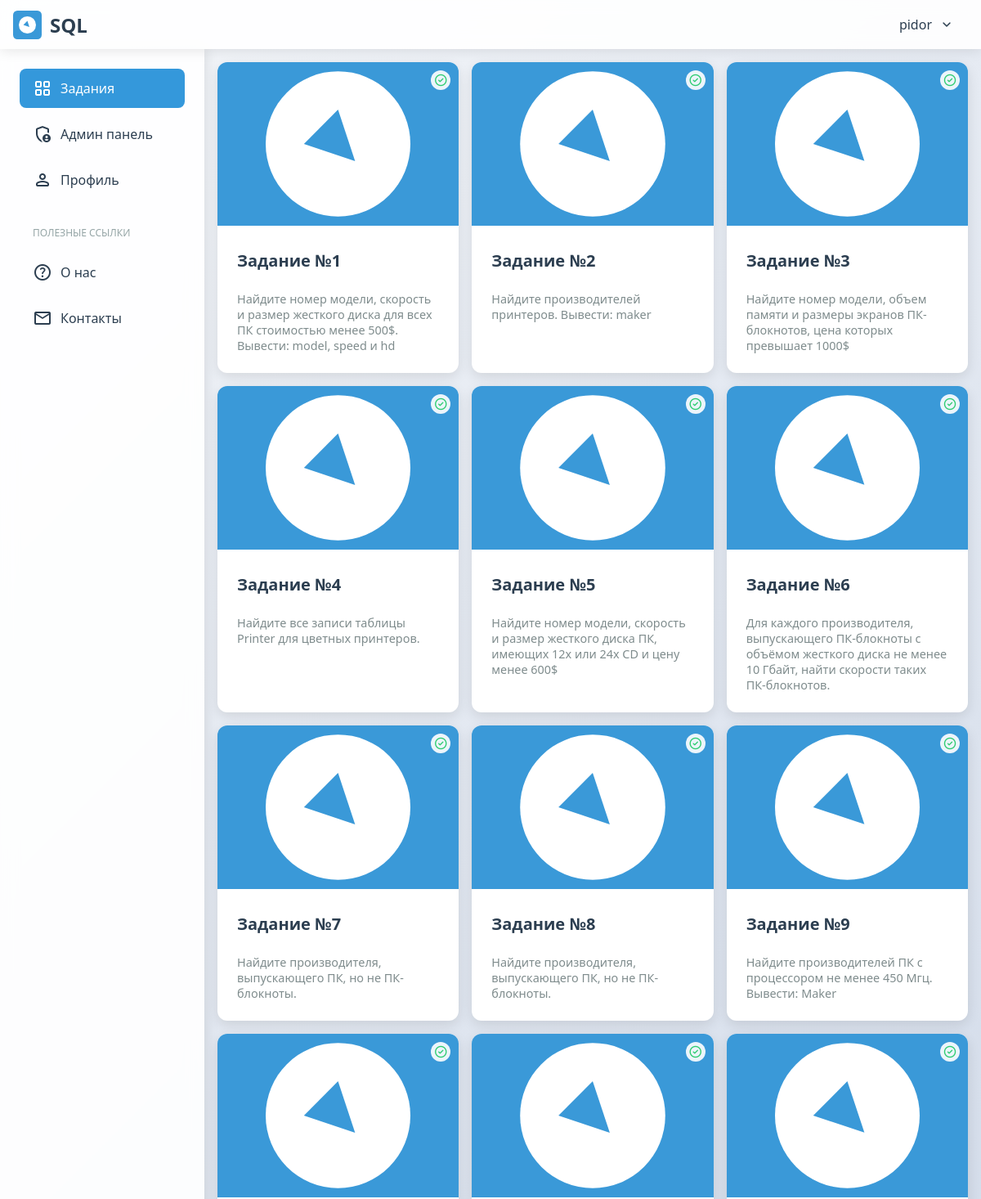
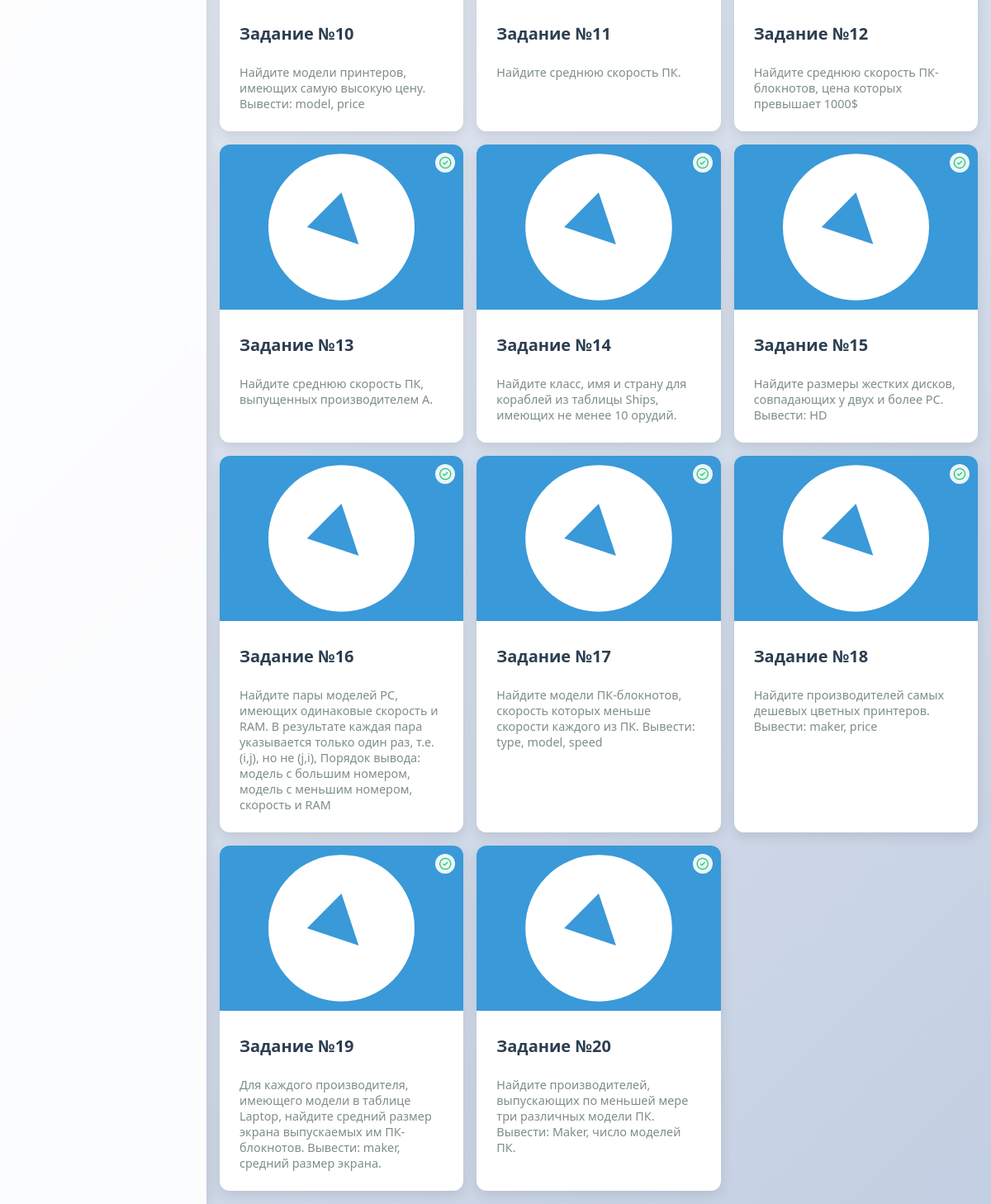
/ (signed in), run on the app's committed database (2 pictures, top to bottom).
### tables this page shows
CREATE TABLE `user_tasks` (
  `ID` int(11) NOT NULL,
  `user_id` int(11) NOT NULL,
  `task_id` int(11) NOT NULL,
  `is_solved` tinyint(1) DEFAULT 0,
  `solution` text DEFAULT NULL,
  `solved_at` timestamp NULL DEFAULT NULL
);

CREATE TABLE `tasks` (
  `ID_Task` int(11) NOT NULL,
  `ID_Desc` int(11) DEFAULT NULL,
  `Name` varchar(255) NOT NULL,
  `Solve` varchar(8000) DEFAULT '0',
  `img_task` varchar(100) NOT NULL DEFAULT 'assets/img/card.jpg'
);

### index.php (the view, shortened to what this page needs)
<?php
include("/xampp/htdocs/SQL/config/database.php");
$user_role = null;
if (isset($_SESSION['user_id'])) {
    $user_id = $_SESSION['user_id'];
    $role_query = "SELECT ID_Role FROM users WHERE ID_User = ?";
    $stmt = $conn->prepare($role_query);
    $stmt->bind_param("i", $user_id);
    $stmt->execute();
    $result = $stmt->get_result();
    if ($row = $result->fetch_assoc()) {
        $user_role = $row['ID_Role'];
    }
}
?>
<!DOCTYPE html>
<html lang="ru">
<head>
</head>
<body>
    <header class="header">
        <div style="display: flex; align-items: center;">
            <a href="index.php" class="logo">
        <img src="assets/img/logo.svg" alt="">
                <span>SQL</span>
            </a>
        </div>
        <div class="nav-profile">
            <span class="username"><?php echo htmlspecialchars($_SESSION['username'] ?? 'Гость'); ?></span>
        </div>
    </header>
    <aside class="sidebar">
        <ul class="sidebar-nav">
            <li class="nav-item">
                <a href="index.php" class="active">
                    <span class="material-symbols-rounded">grid_view</span>
                    Задания
                </a>
            </li>
            <?php if ($user_role == 1): ?>
            <li class="nav-item">
                <a href="admin-panel.php">
                    <span class="material-symbols-rounded">admin_panel_settings</span>
                    Админ панель
                </a>
            </li>
            <li class="nav-item">
                <a href="users-profile.php">
                    <span class="material-symbols-rounded">person</span>
                    Профиль
                </a>
            </li>
            <?php endif; ?>
            <li class="nav-heading">ПОЛЕЗНЫЕ ССЫЛКИ</li>
            <li class="nav-item">
                <a href="pages-faq.html">
                    <span class="material-symbols-rounded">help</span>
                    О нас
              </a>
            </li>
            <li class="nav-item">
                <a href="pages-contact.html">
                    <span class="material-symbols-rounded">mail</span>
                    Контакты
                </a>
            </li>
      </ul>
    </aside>
    <main class="main">
        <div class="kartochki">
          <?php
          $con = mysqli_connect("localhost", "root", "", "general");
          mysqli_set_charset($con, 'utf8');
          $user_id = $_SESSION['user_id'];
          $carts_query = "
              SELECT t.*, ut.is_solved
              FROM tasks t
              LEFT JOIN user_tasks ut ON t.ID_Task = ut.task_id AND ut.user_id = '$user_id'
          ";
          $carts_result = mysqli_query($con, $carts_query) or die(mysqli_error($con));
          while ($carts_object = mysqli_fetch_object($carts_result)) {
          ?>
            <div class="card">
              <?php if ($carts_object->is_solved): ?>
                <div class="task-status">
                  <span class="material-symbols-rounded">check_circle</span>
                </div>
              <?php endif; ?>
              <a href="task.php?id=<?php echo $carts_object->ID_Task; ?>" class="karton">
                <img src="<?php echo $carts_object->img_task; ?>" class="card-img-top" alt="...">
                <div class="card-body">
                  <h5 class="card-title">Задание №<?php echo $carts_object->ID_Task; ?></h5>
                  <p class="card-text"><?php echo $carts_object->Name; ?></p>
                </div>
              </a>
            </div>
          <?php
          }
          ?>
        </div>
    </main>
</body>
</html>

### index.php (style rules this page uses)
* { margin: 0; padding: 0; box-sizing: border-box; font-family: 'Segoe UI', Tahoma, Geneva, Verdana, sans-serif; }
body { min-height: 100vh; background: linear-gradient(135deg, #f5f7fa 0%, #c3cfe2 100%); }
.header { position: fixed; top: 0; left: 0; right: 0; height: 60px; background: rgba(255, 255, 255, 0.9); backdrop-filter: blur(10px); padding: 0 1rem; display: flex; justify-content: space-between; align-items: center; box-shadow: 0 2px 15px rgba(0, 0, 0, 0.1); z-index: 1000; }
.logo { display: flex; align-items: center; gap: 10px; text-decoration: none; color: #2c3e50; font-weight: 600; font-size: 1.5rem; }
.logo img { height: 35px; }
.nav-profile { position: relative; cursor: pointer; display: flex; align-items: center; gap: 8px; padding: 8px 16px; border-radius: 8px; transition: all 0.3s ease; }
.username { color: #2c3e50; font-weight: 500; }
.nav-profile::after { content: 'expand_more'; font-family: 'Material Symbols Rounded'; font-size: 20px; color: #2c3e50; transition: transform 0.3s ease; }
.sidebar { position: fixed; left: 0; top: 60px; bottom: 0; width: 250px; background: rgba(255, 255, 255, 0.9); backdrop-filter: blur(10px); padding: 0; box-shadow: 2px 0 15px rgba(0, 0, 0, 0.1); transition: transform 0.3s ease; z-index: 999; }
.sidebar-nav { list-style: none; padding: 1.5rem; }
.nav-item a { display: flex; align-items: center; padding: 0.75rem 1rem; color: #2c3e50; text-decoration: none; border-radius: 8px; transition: all 0.3s; gap: 10px; margin-bottom: 0.5rem; }
.nav-item a:hover, .nav-item a.active { background: #3498db; color: white; }
.nav-heading { font-size: 0.75rem; text-transform: uppercase; color: #95a5a6; margin: 2rem 0 1rem; padding-left: 1rem; }
.main { margin-left: 250px; margin-top: 60px; padding: 0; transition: margin-left 0.3s ease; }
.kartochki { display: grid; grid-template-columns: repeat(auto-fill, minmax(280px, 1fr)); gap: 1rem; padding: 1rem; }
.card { background: white; border-radius: 12px; overflow: hidden; box-shadow: 0 5px 15px rgba(0, 0, 0, 0.1); transition: transform 0.3s, box-shadow 0.3s; position: relative; }
.karton { text-decoration: none; color: inherit; }
.card-img-top { width: 100%; height: 200px; object-fit: cover; }
.card-body { padding: 1.5rem; display: flex; flex-direction: column; gap: 1rem; }
.card-title { color: #2c3e50; font-size: 1.25rem; margin-bottom: 0.5rem; }
.card-text { color: #7f8c8d; font-size: 0.9rem; }
.task-status { position: absolute; top: 10px; right: 10px; width: 24px; height: 24px; border-radius: 50%; background: rgba(255, 255, 255, 0.9); display: flex; align-items: center; justify-content: center; z-index: 1; }
.task-status .material-symbols-rounded { font-size: 18px; color: #2ecc71; }

### data on the page
user_tasks: is_solved 1 (drawn), task.img_task (picture), task.ID_Task "1", task.Name "Найдите номер модели, скорость и размер жесткого диска для всех ПК стоимостью менее 500$. Вывести: model, speed и hd"
user_tasks: is_solved 1 (drawn), task.img_task (picture), task.ID_Task "2", task.Name "Найдите производителей принтеров. Вывести: maker"
user_tasks: is_solved 1 (drawn), task.img_task (picture), task.ID_Task "3", task.Name "Найдите номер модели, объем памяти и размеры экранов ПК-блокнотов, цена которых превышает 1000$"
user_tasks: is_solved 1 (drawn), task.img_task (picture), task.ID_Task "4", task.Name "Найдите все записи таблицы Printer для цветных принтеров."
user_tasks: is_solved 1 (drawn), task.img_task (picture), task.ID_Task "5", task.Name "Найдите номер модели, скорость и размер жесткого диска ПК, имеющих 12x или 24x CD и цену менее 600$"
user_tasks: is_solved 1 (drawn), task.img_task (picture), task.ID_Task "6", task.Name "Для каждого производителя, выпускающего ПК-блокноты с объёмом жесткого диска не менее 10 Гбайт, найти скорости таких ПК-блокнотов."
user_tasks: is_solved 1 (drawn), task.img_task (picture), task.ID_Task "7", task.Name "Найдите производителя, выпускающего ПК, но не ПК-блокноты."
user_tasks: is_solved 1 (drawn), task.img_task (picture), task.ID_Task "8", task.Name "Найдите производителя, выпускающего ПК, но не ПК-блокноты."
user_tasks: is_solved 1 (drawn), task.img_task (picture), task.ID_Task "9", task.Name "Найдите производителей ПК с процессором не менее 450 Мгц. Вывести: Maker"
user_tasks: is_solved 1 (drawn), task.img_task (picture), task.ID_Task "10", task.Name "Найдите модели принтеров, имеющих самую высокую цену. Вывести: model, price"
user_tasks: is_solved 1 (drawn), task.img_task (picture), task.ID_Task "11", task.Name "Найдите среднюю скорость ПК."
user_tasks: is_solved 1 (drawn), task.img_task (picture), task.ID_Task "12", task.Name "Найдите среднюю скорость ПК-блокнотов, цена которых превышает 1000$"
user_tasks: is_solved 1 (drawn), task.img_task (picture), task.ID_Task "13", task.Name "Найдите среднюю скорость ПК, выпущенных производителем A."
user_tasks: is_solved 1 (drawn), task.img_task (picture), task.ID_Task "14", task.Name "Найдите класс, имя и страну для кораблей из таблицы Ships, имеющих не менее 10 орудий."
user_tasks: is_solved 1 (drawn), task.img_task (picture), task.ID_Task "15", task.Name "Найдите размеры жестких дисков, совпадающих у двух и более PC. Вывести: HD"
user_tasks: is_solved 1 (drawn), task.img_task (picture), task.ID_Task "16", task.Name "Найдите пары моделей PC, имеющих одинаковые скорость и RAM. В результате каждая пара указывается только один раз, т.е. (i,j), но не (j,i), Порядок вывода: модель с большим номером, модель с меньшим номером, скорость и RAM"
user_tasks: is_solved 1 (drawn), task.img_task (picture), task.ID_Task "17", task.Name "Найдите модели ПК-блокнотов, скорость которых меньше скорости каждого из ПК. Вывести: type, model, speed"
user_tasks: is_solved 1 (drawn), task.img_task (picture), task.ID_Task "18", task.Name "Найдите производителей самых дешевых цветных принтеров. Вывести: maker, price"
user_tasks: is_solved 1 (drawn), task.img_task (picture), task.ID_Task "19", task.Name "Для каждого производителя, имеющего модели в таблице Laptop, найдите средний размер экрана выпускаемых им ПК-блокнотов. Вывести: maker, средний размер экрана."
user_tasks: is_solved 1 (drawn), task.img_task (picture), task.ID_Task "20", task.Name "Найдите производителей, выпускающих по меньшей мере три различных модели ПК. Вывести: Maker, число моделей ПК."

### other printed values
$_SESSION['username'] "pidor"
